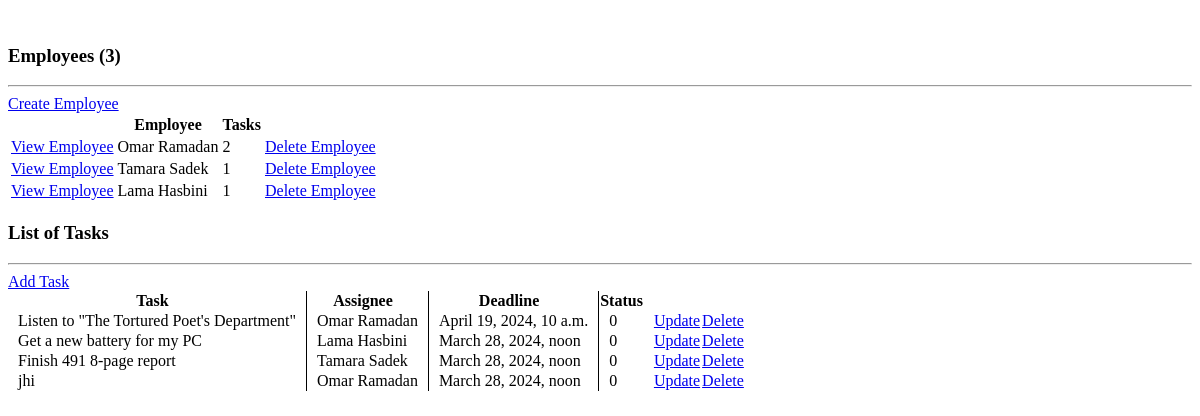
Before: / with the older database file.
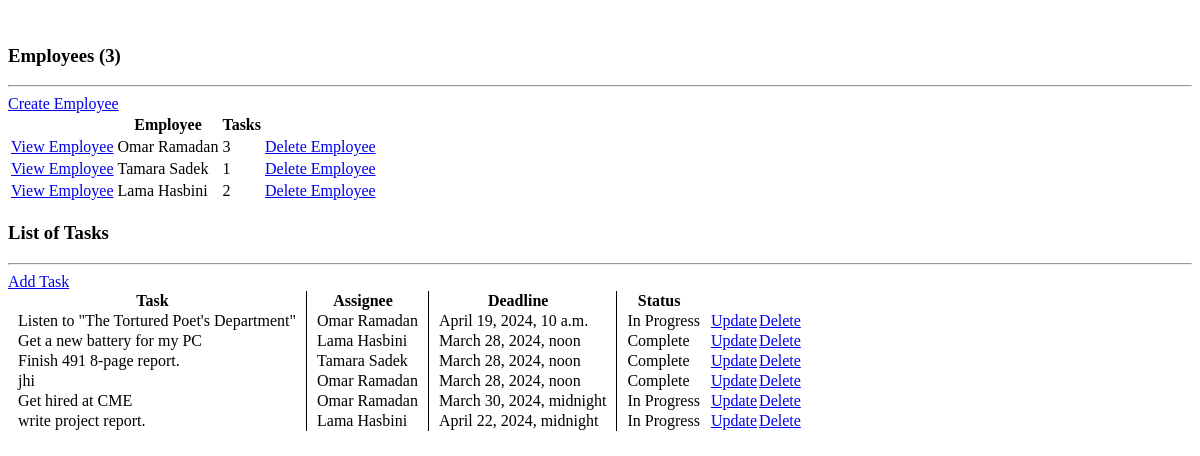
After: the same page with the newer database file.
### myapp430/models.py (models this page shows, shortened)
class Employee(models.Model):
	CATEGORY = (
			('Employee', 'Employee'),
			('Employer', 'Employer'),
			('Team Manager', 'Team Manager'),
			('Well-being Specialist', 'Well-being Specialist'),
			('HR Specialist','HR Specialist')
			)
	employee_id = models.AutoField(primary_key=True)
	name = models.CharField(max_length=200)
	phone = models.CharField(max_length=15, null=True)
	email = models.CharField(max_length=200)
	position = models.CharField(max_length=200,choices=CATEGORY)
	team_id = models.IntegerField(null=True)
	address=models.CharField(max_length=200, null=True)
	points=models.IntegerField(default=0)
	def __str__(self):
		return self.name
	@property
	def tasks(self):
		task_count = self.task_set.all().count()
		return str(task_count)

class Task(models.Model):
	STATUS = (
			('Complete', 'Complete'),
			('In Progress', 'In Progress'),
			)
	task_id = models.AutoField(primary_key=True)
	employee = models.ForeignKey(Employee, on_delete= models.SET_NULL, null=True)
	deadline=  models.DateTimeField()
	points = models.IntegerField(default=0)
	description = models.TextField()
	status = models.CharField(choices=STATUS, default='In Progress', max_length=11)
	date_created = models.DateTimeField(auto_now_add=True, null=True, blank=True)
	credited = models.BooleanField(default=False)

### myapp430/views.py (the view)
# urls.py: path('', views.home, name="home page"),
def home(request):
    employees = Employee.objects.all().order_by('employee_id')
    tasks = Task.objects.all()
    total_employees = employees.count()
    total_tasks = tasks.count()
    complete_tasks = Task.objects.filter(status='Complete').count()
    pending_tasks = Task.objects.filter(status='In Progress').count()
    context = {'employees':employees, 'tasks':tasks,
	'total_employees':total_employees,'total_tasks':total_tasks,
	'complete':complete_tasks, 'in Progress':pending_tasks}
    return render(request, 'myapp430/homepage.html', context)

### myapp430/templates/myapp430/homepage.html (shortened to what this page needs)
<!DOCTYPE html>
<html lang="en">
<head>
</head>
<body>
    <br>
    <div class="row">
        <div class="col-md-5">
            <h3>Employees ({{total_employees}})</h3>
            <hr>
            <div class="card card-body">
                <a class="btn btn-primary  btn-sm btn-block" href="{% url 'create employee' %}">Create Employee</a>
                <table class="table table-sm">
                    <tr>
                        <th></th>
                        <th>Employee</th>
                        <th>Tasks</th>
                    </tr>
                    {% for employee in employees %}
                        <tr>
                            <td><a href="{% url 'view employee' employee.employee_id %}" class="btn btn-sm btn-info">View Employee</a></td>
                            <td>{{employee.name}}</td>
                            <td>{{employee.tasks}}</td>
                            <td><a href="{% url 'delete employee' employee.employee_id %}" class="btn btn-sm btn-info">Delete Employee</a></td>
                        </tr>
                    {% endfor %}
                </table>
            </div>
        </div>
        <div class="col-md-7">
            <h3>List of Tasks</h3>
            <hr>
            <div class="card card-body">
                <a class="btn btn-primary  btn-sm btn-block" href="{% url 'create task' %}">Add Task</a>
                <table class="table table-sm" style="border-collapse: collapse;">
                    <tr>
                        <th style="border-right: 1px solid black; padding-right: 10px;">Task</th>
                        <th style="border-right: 1px solid black; padding-right: 10px;">Assignee</th>
                        <th style="border-right: 1px solid black; padding-right: 10px;">Deadline</th>
                        <th style="padding-right: 10px;">Status</th>
                    </tr>
                    {% for task in tasks %}
                        <tr>
                            <td style="border-right: 1px solid black; padding-right: 10px; padding-left: 10px;">{{task.description}}</td>
                            <td style="border-right: 1px solid black; padding-right: 10px;  padding-left: 10px;">{{task.employee}}</td>
                            <td style="border-right: 1px solid black; padding-right: 10px;  padding-left: 10px;">{{task.deadline}}</td>
                            <td style="padding-right: 10px;  padding-left: 10px;">{{task.status}}</td>
                            <td><a class="btn btn-sm btn-warning" href="{% url 'update task' task.task_id %}">Update</a></td>
                            <td><a class="btn btn-sm btn-danger" href="{% url 'delete task' task.task_id %}">Delete</a></td>
                        </tr>
                    {% endfor %}
                </table>
            </div>
        </div>
    </div>
</body>
</html>

Changed rows visible on the page:
changed Employee "Omar Ramadan": tasks "2" → "3"
changed Employee "Lama Hasbini": tasks "1" → "2"
changed Task "Listen to \"The Tortured Poet's Department\"": status "0" → "In Progress"
changed Task "Get a new battery for my PC": status "0" → "Complete"
changed Task "Tamara Sadek": description "Finish 491 8-page report" → "Finish 491 8-page report."; status "0" → "Complete"
changed Task "jhi": status "0" → "Complete"
added Task: description "Get hired at CME", employee "Omar Ramadan", deadline "March 30, 2024, midnight", status "In Progress"
added Task: description "write project report.", employee "Lama Hasbini", deadline "April 22, 2024, midnight", status "In Progress"
